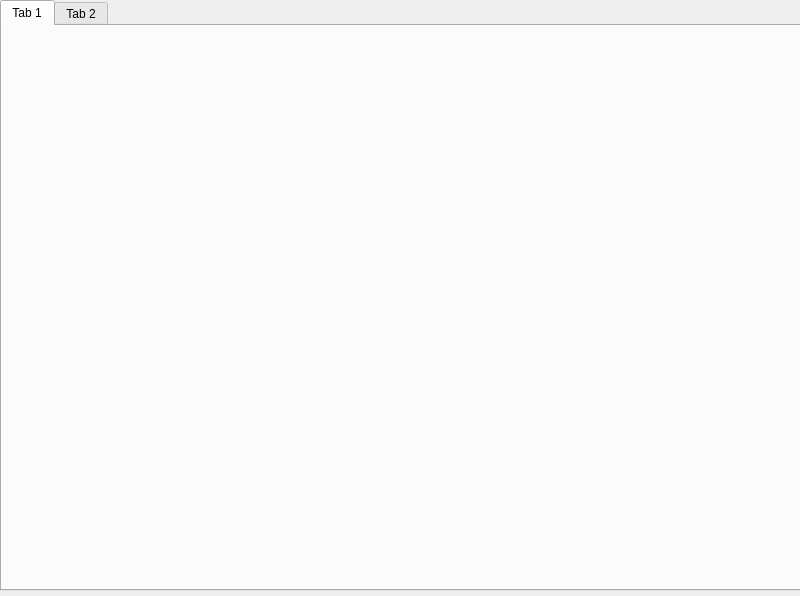
<?xml version="1.0" encoding="UTF-8"?>
<ui version="4.0">
 <class>MainWindow</class>
 <widget class="QMainWindow" name="MainWindow">
  <property name="geometry">
   <rect>
    <x>0</x>
    <y>0</y>
    <width>800</width>
    <height>596</height>
   </rect>
  </property>
  <property name="windowTitle">
   <string>MainWindow</string>
  </property>
  <widget class="QWidget" name="centralwidget">
   <widget class="QTabWidget" name="tabWidget">
    <property name="geometry">
     <rect>
      <x>0</x>
      <y>0</y>
      <width>801</width>
      <height>591</height>
     </rect>
    </property>
    <widget class="QWidget" name="tab">
     <attribute name="title">
      <string>Tab 1</string>
     </attribute>
    </widget>
    <widget class="QWidget" name="tab_2">
     <attribute name="title">
      <string>Tab 2</string>
     </attribute>
    </widget>
   </widget>
  </widget>
 </widget>
 <resources/>
 <connections/>
</ui>
